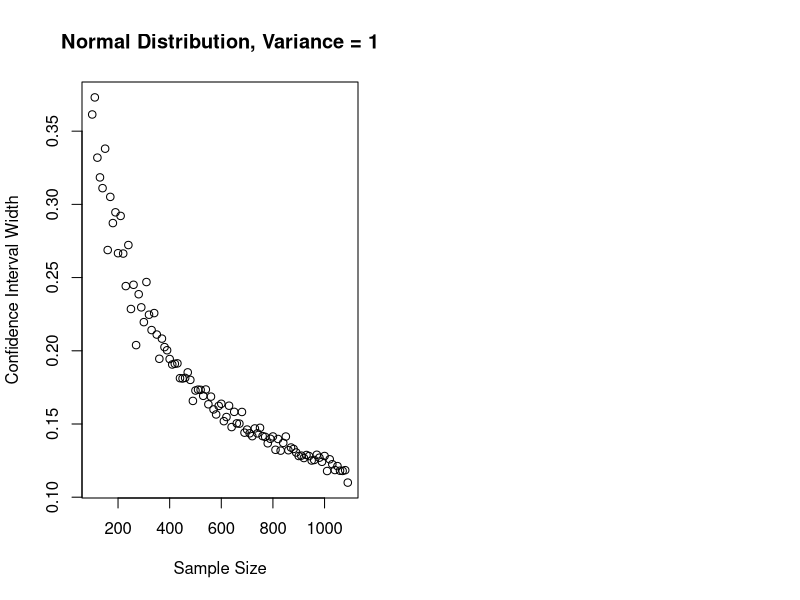

The R script that drew this image: (Note: this script raises an error after producing the figure.)

task.a <- function() {
  ns <- seq(from=100, by=10, length.out=100)
  widths <- sapply(ns, function(n) {
    int <- t.test(rnorm(n))$conf.int
    width <- int[2] - int[1]
  })
  plot(x=ns, y=widths,
       main="Normal Distribution, Variance = 1",
       xlab="Sample Size", ylab="Confidence Interval Width")
}

task.b <- function() {
  n <- 1000
  sds <- seq(from=3, to=0.1, length.out=100)
  widths <- sapply(sds, function(sd) {
    int <- t.test(rnorm(n, sd=sd))$conf.int
    width <- int[2] - int[1]
  })
  print(sds)
  print(widths)
  plot(x=sds, y=widths,
       main=sprintf("Normal Distribution, Sample Size = %d", n),
       xlab="Standard Deviation", ylab="Confidence Interval Width",
       xlim=rev(range(x)))
}

show.plots <- function() {
  par(mfrow=c(1, 2))
  task.a()
  task.b()
}

save.plots.jpeg <- function(filename) {
  jpeg(filename, width=960, height=480)
  show.plots()
  dev.off()
}

save.plots.jpeg("04/plot.jpeg")
